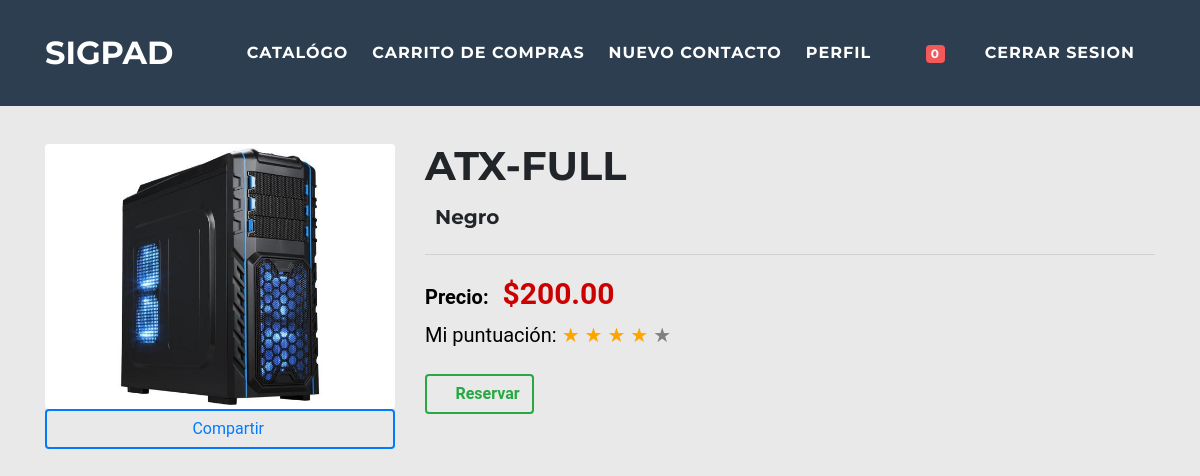
The page /detalleArticulo/2 (signed in) on the database its author committed.
### inventario/models.py (models this page shows, shortened)
class Producto(models.Model):
    categoria = models.ForeignKey(Categoria,on_delete=models.CASCADE)
    inventario = models.ForeignKey(Inventario,on_delete=models.CASCADE)
    carrito = models.ManyToManyField(Carrito, blank=True)
    codigo = models.CharField(max_length=10,unique=True) ##lo dejare asi para que el id siga siendo el que proporciona django
    nombre = models.CharField(max_length=70,unique=True)
    marca = models.CharField(max_length=30)
    descripcion = models.CharField(max_length=100)
    estado = models.IntegerField(default=1)
    estadoForo = models.BooleanField(default=False)
    puntuacion_total = models.IntegerField(default=0)
    img = models.ImageField(upload_to="img_producto", blank=True, null=True)

class Inventario(models.Model):
    precio_venta_producto = models.DecimalField(max_digits=10,decimal_places=2,default=0)
    precio_promedio_compra = models.DecimalField(max_digits=8,decimal_places=2,default=0)
    existencia = models.IntegerField(default=0)

### Foro/views.py (the view, shortened to what this page needs)
# urls.py: url(r'detalleArticulo/(?P<id>\d+)$',login_required(detalleArticulo), name="detalleArticulo"),
def detalleArticulo(request, id):
	try:
		detalle = Producto.objects.filter(inventario__existencia__gte=1).exclude(Q(inventario__precio_venta_producto=0) ).exclude(img='').get(id=id)
		mi_valoracion = Valoracion.objects.get(Q(producto = detalle) & Q(usuario=request.user))
		contexto = {'art': detalle, 'puntuacion':mi_valoracion.puntuacion}
		return render(request,'cliente/detalleArticulo.html', contexto)
	except Producto.DoesNotExist:
		return render(request,'cliente/articulos.html',{'error':'No existe el producto solicitado'})

### Foro/templates/cliente/detalleArticulo.html (shortened to what this page needs)
{% extends "exterior/foro_interior.html" %}
{% load staticfiles %}
{% block CSS %}
<link rel="stylesheet" type="text/css" href="{% static 'fancy/jquery.fancybox.min.css'%}">
{% endblock CSS %}
{% block Body %}
<section>
    <div class="container mt-5">
        <div class="row justify-content-center">
            <div class="col-sm-10 col-md-4">
                <a data-fancybox="gallery" href="{{art.img.url}}"><img class="rounded img-thumbnail" src="{{art.img.url}}" alt=""></a>
                <a href="https://www.facebook.com/sharer/sharer.php?u=127.0.0.1:8000/detalleArticulo/{{art.id}}" class="btn btn-block btn-outline-primary"><i class="fab fa-facebook-square"></i> Compartir</a>
            </div>
            <div class="col-sm-10 col-md-8">
                <h1 class="text-left font-weight-bold">{{art.nombre}}</h1>
                <h5 class="text-left">{{art.descripcion}}</h5>
                <hr>
                <label id="lblinfo" for="precio">Precio:</label>
                <span id="precio">${{art.inventario.precio_venta_producto}}</span>
                <form id="estrellas" action="" method="post">
                    <p class="clasificacion">
                        <label for="radio1">★</label>
                        <label for="radio2">★</label>
                        <label for="radio3">★</label>
                        <label for="radio4">★</label>
                        <label for="radio5">★</label>
                        <label style="color:black">:Mi puntuación</label>
                    </p>
                </form>
                <button class="btn btn-outline-success font-weight-bold" data-toggle="modal" data-target="#crearFormatoModal"><i class="fa fa-shopping-cart" aria-hidden="true"></i>
                    Reservar</button>
            </div>
        </div>
    </div>
</section>
</body>
{% endblock Body %}

### Foro/static/exterior/css/freelancer.css (style rules this page uses)
body { font-family: 'Lato'; }
h1, h2, h3, h4, h5, h6 { font-weight: 700; font-family: 'Montserrat'; }
section { padding: 6rem 0; }
a { color: #18BC9C; }
.btn { border-width: 2px; }

### Foro/static/css/mini_chat.css (style rules this page uses)
body { background: #e9e9e9; font-family: 'Roboto', sans-serif; -webkit-font-smoothing: antialiased; -moz-osx-font-smoothing: grayscale; }

### Foro/templates/cliente/detalleArticulo.html (style rules this page uses)
#precio { font-size: 30px; font-weight: 700; margin-left: 10px; color: #c00; }
#lblinfo { font-size: 20px; font-weight: 650; color: black; }
form p, form input[type="submit"] { text-align: left; font-size: 20px; }
label { color: grey; }
.clasificacion { direction: rtl; unicode-bidi: bidi-override; }
input[type="radio"]:checked~label { color: orange; }

### rows shown on the page
Producto: img (picture), nombre "ATX-FULL", descripcion "Negro", inventario.precio_venta_producto "200.00"
